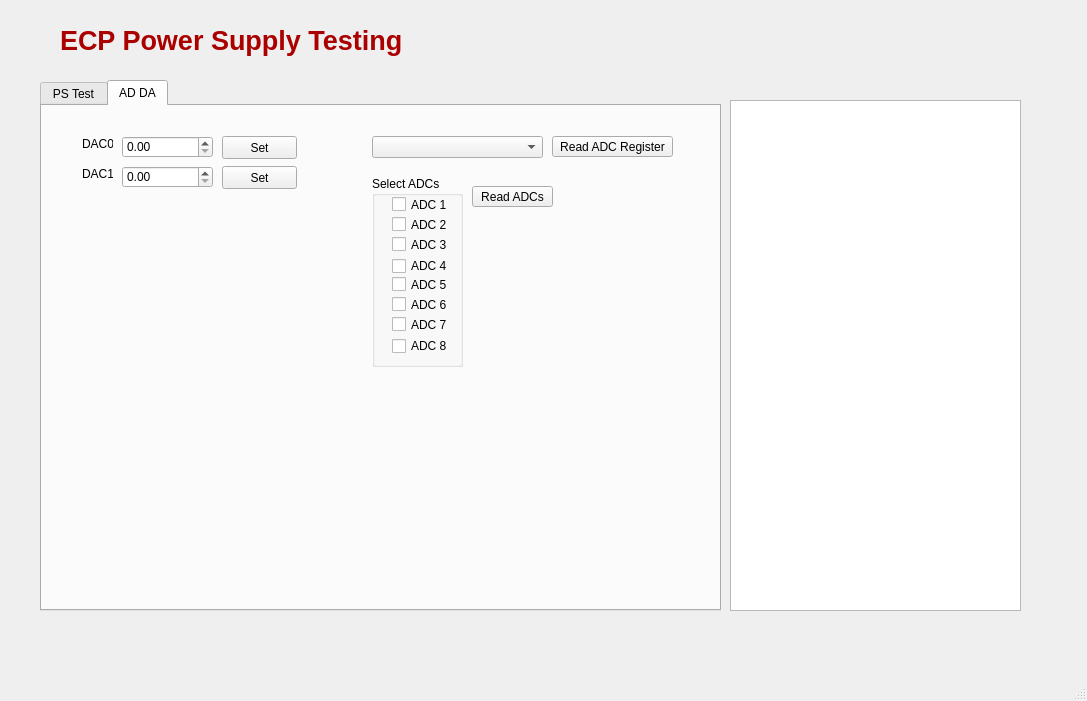
<?xml version="1.0" encoding="UTF-8"?>
<ui version="4.0">
 <class>MainWindow</class>
 <widget class="QMainWindow" name="MainWindow">
  <property name="geometry">
   <rect>
    <x>0</x>
    <y>0</y>
    <width>1087</width>
    <height>701</height>
   </rect>
  </property>
  <property name="windowTitle">
   <string>MainWindow</string>
  </property>
  <widget class="QWidget" name="centralwidget">
   <widget class="QLabel" name="label_9">
    <property name="geometry">
     <rect>
      <x>60</x>
      <y>20</y>
      <width>471</width>
      <height>41</height>
     </rect>
    </property>
    <property name="text">
     <string>&lt;html&gt;&lt;head/&gt;&lt;body&gt;&lt;p&gt;&lt;span style=&quot; font-size:20pt; font-weight:600; color:#aa0000;&quot;&gt;ECP Power Supply Testing&lt;/span&gt;&lt;/p&gt;&lt;/body&gt;&lt;/html&gt;</string>
    </property>
    <property name="alignment">
     <set>Qt::AlignLeading|Qt::AlignLeft|Qt::AlignVCenter</set>
    </property>
   </widget>
   <widget class="QTabWidget" name="tabWidget">
    <property name="geometry">
     <rect>
      <x>40</x>
      <y>80</y>
      <width>681</width>
      <height>531</height>
     </rect>
    </property>
    <property name="tabPosition">
     <enum>QTabWidget::North</enum>
    </property>
    <property name="currentIndex">
     <number>1</number>
    </property>
    <widget class="QWidget" name="ps_test_tab">
     <attribute name="title">
      <string>PS Test</string>
     </attribute>
     <widget class="QLabel" name="label_8">
      <property name="geometry">
       <rect>
        <x>400</x>
        <y>280</y>
        <width>121</width>
        <height>20</height>
       </rect>
      </property>
      <property name="text">
       <string>&lt;html&gt;&lt;head/&gt;&lt;body&gt;&lt;p&gt;Bias Out Reading:&lt;/p&gt;&lt;/body&gt;&lt;/html&gt;</string>
      </property>
      <property name="alignment">
       <set>Qt::AlignRight|Qt::AlignTrailing|Qt::AlignVCenter</set>
      </property>
     </widget>
     <widget class="QLabel" name="lbl5p0a">
      <property name="geometry">
       <rect>
        <x>260</x>
        <y>250</y>
        <width>81</width>
        <height>21</height>
       </rect>
      </property>
      <property name="frameShape">
       <enum>QFrame::WinPanel</enum>
      </property>
      <property name="frameShadow">
       <enum>QFrame::Sunken</enum>
      </property>
      <property name="lineWidth">
       <number>3</number>
      </property>
      <property name="text">
       <string>.51A</string>
      </property>
      <property name="textFormat">
       <enum>Qt::PlainText</enum>
      </property>
     </widget>
     <widget class="QGroupBox" name="groupBox">
      <property name="geometry">
       <rect>
        <x>40</x>
        <y>60</y>
        <width>321</width>
        <height>80</height>
       </rect>
      </property>
      <property name="title">
       <string>28V Primary Supply</string>
      </property>
      <widget class="QDoubleSpinBox" name="spinPriStartVolt">
       <property name="geometry">
        <rect>
         <x>10</x>
         <y>40</y>
         <width>91</width>
         <height>22</height>
        </rect>
       </property>
       <property name="minimum">
        <double>18.000000000000000</double>
       </property>
       <property name="maximum">
        <double>40.000000000000000</double>
       </property>
       <property name="singleStep">
        <double>0.025000000000000</double>
       </property>
      </widget>
      <widget class="QDoubleSpinBox" name="spinPriEndVolt">
       <property name="geometry">
        <rect>
         <x>120</x>
         <y>40</y>
         <width>81</width>
         <height>22</height>
        </rect>
       </property>
       <property name="minimum">
        <double>18.000000000000000</double>
       </property>
       <property name="maximum">
        <double>40.000000000000000</double>
       </property>
       <property name="singleStep">
        <double>0.025000000000000</double>
       </property>
       <property name="value">
        <double>40.000000000000000</double>
       </property>
      </widget>
      <widget class="QDoubleSpinBox" name="spinPriVoltInc">
       <property name="geometry">
        <rect>
         <x>220</x>
         <y>40</y>
         <width>71</width>
         <height>22</height>
        </rect>
       </property>
       <property name="minimum">
        <double>0.010000000000000</double>
       </property>
       <property name="maximum">
        <double>2.000000000000000</double>
       </property>
       <property name="value">
        <double>2.000000000000000</double>
       </property>
      </widget>
      <widget class="QLabel" name="sblPriStartVolt_2">
       <property name="geometry">
        <rect>
         <x>120</x>
         <y>20</y>
         <width>91</width>
         <height>16</height>
        </rect>
       </property>
       <property name="text">
        <string>Ending Voltage</string>
       </property>
      </widget>
      <widget class="QLabel" name="sblPriStartVolt_3">
       <property name="geometry">
        <rect>
         <x>220</x>
         <y>20</y>
         <width>71</width>
         <height>16</height>
        </rect>
       </property>
       <property name="text">
        <string>Increment</string>
       </property>
      </widget>
      <widget class="QLabel" name="sblPriStartVolt_4">
       <property name="geometry">
        <rect>
         <x>10</x>
         <y>20</y>
         <width>101</width>
         <height>20</height>
        </rect>
       </property>
       <property name="text">
        <string>Starting Voltage</string>
       </property>
      </widget>
     </widget>
     <widget class="QLabel" name="label_7">
      <property name="geometry">
       <rect>
        <x>380</x>
        <y>250</y>
        <width>141</width>
        <height>20</height>
       </rect>
      </property>
      <property name="text">
       <string>&lt;html&gt;&lt;head/&gt;&lt;body&gt;&lt;p&gt;ESA Out Reading:&lt;/p&gt;&lt;/body&gt;&lt;/html&gt;</string>
      </property>
      <property name="alignment">
       <set>Qt::AlignRight|Qt::AlignTrailing|Qt::AlignVCenter</set>
      </property>
     </widget>
     <widget class="QSpinBox" name="spinBox">
      <property name="geometry">
       <rect>
        <x>400</x>
        <y>100</y>
        <width>91</width>
        <height>22</height>
       </rect>
      </property>
      <property name="minimum">
       <number>50</number>
      </property>
      <property name="maximum">
       <number>100</number>
      </property>
      <property name="value">
       <number>90</number>
      </property>
     </widget>
     <widget class="QLabel" name="label">
      <property name="geometry">
       <rect>
        <x>26</x>
        <y>220</y>
        <width>141</width>
        <height>20</height>
       </rect>
      </property>
      <property name="text">
       <string>+3.3V Supply Reading:</string>
      </property>
      <property name="alignment">
       <set>Qt::AlignRight|Qt::AlignTrailing|Qt::AlignVCenter</set>
      </property>
     </widget>
     <widget class="QLabel" name="label_6">
      <property name="geometry">
       <rect>
        <x>380</x>
        <y>220</y>
        <width>151</width>
        <height>20</height>
       </rect>
      </property>
      <property name="text">
       <string>&lt;html&gt;&lt;head/&gt;&lt;body&gt;&lt;p&gt;MCP Neg Out Reading:&lt;/p&gt;&lt;/body&gt;&lt;/html&gt;</string>
      </property>
      <property name="alignment">
       <set>Qt::AlignRight|Qt::AlignTrailing|Qt::AlignVCenter</set>
      </property>
     </widget>
     <widget class="QLabel" name="lbl12v">
      <property name="geometry">
       <rect>
        <x>170</x>
        <y>280</y>
        <width>81</width>
        <height>21</height>
       </rect>
      </property>
      <property name="frameShape">
       <enum>QFrame::WinPanel</enum>
      </property>
      <property name="frameShadow">
       <enum>QFrame::Sunken</enum>
      </property>
      <property name="lineWidth">
       <number>3</number>
      </property>
      <property name="text">
       <string>12.23V</string>
      </property>
      <property name="textFormat">
       <enum>Qt::PlainText</enum>
      </property>
     </widget>
     <widget class="QLabel" name="lbl12va">
      <property name="geometry">
       <rect>
        <x>260</x>
        <y>280</y>
        <width>81</width>
        <height>21</height>
       </rect>
      </property>
      <property name="frameShape">
       <enum>QFrame::WinPanel</enum>
      </property>
      <property name="frameShadow">
       <enum>QFrame::Sunken</enum>
      </property>
      <property name="lineWidth">
       <number>3</number>
      </property>
      <property name="text">
       <string>.12A</string>
      </property>
      <property name="textFormat">
       <enum>Qt::PlainText</enum>
      </property>
     </widget>
     <widget class="QGroupBox" name="groupBox_2">
      <property name="geometry">
       <rect>
        <x>10</x>
        <y>170</y>
        <width>351</width>
        <height>151</height>
       </rect>
      </property>
      <property name="title">
       <string>Secondary Supplies</string>
      </property>
     </widget>
     <widget class="QLabel" name="lblBias">
      <property name="geometry">
       <rect>
        <x>540</x>
        <y>280</y>
        <width>81</width>
        <height>21</height>
       </rect>
      </property>
      <property name="frameShape">
       <enum>QFrame::WinPanel</enum>
      </property>
      <property name="frameShadow">
       <enum>QFrame::Sunken</enum>
      </property>
      <property name="lineWidth">
       <number>3</number>
      </property>
      <property name="text">
       <string>200V</string>
      </property>
      <property name="textFormat">
       <enum>Qt::PlainText</enum>
      </property>
     </widget>
     <widget class="QLabel" name="sblPriStartVolt">
      <property name="geometry">
       <rect>
        <x>400</x>
        <y>80</y>
        <width>141</width>
        <height>16</height>
       </rect>
      </property>
      <property name="text">
       <string>HV Clock Drive (KHz)</string>
      </property>
     </widget>
     <widget class="QLabel" name="lbl1p5v">
      <property name="geometry">
       <rect>
        <x>170</x>
        <y>190</y>
        <width>81</width>
        <height>21</height>
       </rect>
      </property>
      <property name="frameShape">
       <enum>QFrame::WinPanel</enum>
      </property>
      <property name="frameShadow">
       <enum>QFrame::Sunken</enum>
      </property>
      <property name="lineWidth">
       <number>3</number>
      </property>
      <property name="text">
       <string>1.50V</string>
      </property>
      <property name="textFormat">
       <enum>Qt::PlainText</enum>
      </property>
     </widget>
     <widget class="QLabel" name="lblEsa">
      <property name="geometry">
       <rect>
        <x>540</x>
        <y>250</y>
        <width>81</width>
        <height>21</height>
       </rect>
      </property>
      <property name="frameShape">
       <enum>QFrame::WinPanel</enum>
      </property>
      <property name="frameShadow">
       <enum>QFrame::Sunken</enum>
      </property>
      <property name="lineWidth">
       <number>3</number>
      </property>
      <property name="text">
       <string>300V</string>
      </property>
      <property name="textFormat">
       <enum>Qt::PlainText</enum>
      </property>
     </widget>
     <widget class="QLabel" name="lbl5p0v">
      <property name="geometry">
       <rect>
        <x>170</x>
        <y>250</y>
        <width>81</width>
        <height>21</height>
       </rect>
      </property>
      <property name="frameShape">
       <enum>QFrame::WinPanel</enum>
      </property>
      <property name="frameShadow">
       <enum>QFrame::Sunken</enum>
      </property>
      <property name="lineWidth">
       <number>3</number>
      </property>
      <property name="text">
       <string>4.95V</string>
      </property>
      <property name="textFormat">
       <enum>Qt::PlainText</enum>
      </property>
     </widget>
     <widget class="QLabel" name="lbl3p3a">
      <property name="geometry">
       <rect>
        <x>260</x>
        <y>220</y>
        <width>81</width>
        <height>21</height>
       </rect>
      </property>
      <property name="frameShape">
       <enum>QFrame::WinPanel</enum>
      </property>
      <property name="frameShadow">
       <enum>QFrame::Sunken</enum>
      </property>
      <property name="lineWidth">
       <number>3</number>
      </property>
      <property name="text">
       <string>1.32A</string>
      </property>
      <property name="textFormat">
       <enum>Qt::PlainText</enum>
      </property>
     </widget>
     <widget class="QLabel" name="lbl1p5a">
      <property name="geometry">
       <rect>
        <x>260</x>
        <y>190</y>
        <width>81</width>
        <height>21</height>
       </rect>
      </property>
      <property name="frameShape">
       <enum>QFrame::WinPanel</enum>
      </property>
      <property name="frameShadow">
       <enum>QFrame::Sunken</enum>
      </property>
      <property name="lineWidth">
       <number>3</number>
      </property>
      <property name="text">
       <string>0.05A</string>
      </property>
      <property name="textFormat">
       <enum>Qt::PlainText</enum>
      </property>
     </widget>
     <widget class="QLabel" name="lblMcpPosOut">
      <property name="geometry">
       <rect>
        <x>540</x>
        <y>190</y>
        <width>81</width>
        <height>21</height>
       </rect>
      </property>
      <property name="frameShape">
       <enum>QFrame::WinPanel</enum>
      </property>
      <property name="frameShadow">
       <enum>QFrame::Sunken</enum>
      </property>
      <property name="lineWidth">
       <number>3</number>
      </property>
      <property name="text">
       <string>200V</string>
      </property>
      <property name="textFormat">
       <enum>Qt::PlainText</enum>
      </property>
     </widget>
     <widget class="QLabel" name="label_4">
      <property name="geometry">
       <rect>
        <x>26</x>
        <y>280</y>
        <width>141</width>
        <height>20</height>
       </rect>
      </property>
      <property name="text">
       <string>+12V Supply Reading:</string>
      </property>
      <property name="alignment">
       <set>Qt::AlignRight|Qt::AlignTrailing|Qt::AlignVCenter</set>
      </property>
     </widget>
     <widget class="QLabel" name="lblMcpNegOut">
      <property name="geometry">
       <rect>
        <x>540</x>
        <y>220</y>
        <width>81</width>
        <height>21</height>
       </rect>
      </property>
      <property name="frameShape">
       <enum>QFrame::WinPanel</enum>
      </property>
      <property name="frameShadow">
       <enum>QFrame::Sunken</enum>
      </property>
      <property name="lineWidth">
       <number>3</number>
      </property>
      <property name="text">
       <string>3500V</string>
      </property>
      <property name="textFormat">
       <enum>Qt::PlainText</enum>
      </property>
     </widget>
     <widget class="QPushButton" name="btnStartScan">
      <property name="geometry">
       <rect>
        <x>450</x>
        <y>350</y>
        <width>75</width>
        <height>23</height>
       </rect>
      </property>
      <property name="text">
       <string>Start Test</string>
      </property>
     </widget>
     <widget class="QLabel" name="lbl3p3v">
      <property name="geometry">
       <rect>
        <x>170</x>
        <y>220</y>
        <width>81</width>
        <height>21</height>
       </rect>
      </property>
      <property name="frameShape">
       <enum>QFrame::WinPanel</enum>
      </property>
      <property name="frameShadow">
       <enum>QFrame::Sunken</enum>
      </property>
      <property name="lineWidth">
       <number>3</number>
      </property>
      <property name="text">
       <string>3.31V</string>
      </property>
      <property name="textFormat">
       <enum>Qt::PlainText</enum>
      </property>
     </widget>
     <widget class="QLabel" name="label_5">
      <property name="geometry">
       <rect>
        <x>380</x>
        <y>190</y>
        <width>151</width>
        <height>20</height>
       </rect>
      </property>
      <property name="text">
       <string>&lt;html&gt;&lt;head/&gt;&lt;body&gt;&lt;p&gt;MCP Pos Out Reading:&lt;/p&gt;&lt;/body&gt;&lt;/html&gt;</string>
      </property>
      <property name="alignment">
       <set>Qt::AlignRight|Qt::AlignTrailing|Qt::AlignVCenter</set>
      </property>
     </widget>
     <widget class="QLabel" name="label_2">
      <property name="geometry">
       <rect>
        <x>26</x>
        <y>190</y>
        <width>141</width>
        <height>20</height>
       </rect>
      </property>
      <property name="text">
       <string>+1.5V Supply Reading:</string>
      </property>
      <property name="alignment">
       <set>Qt::AlignRight|Qt::AlignTrailing|Qt::AlignVCenter</set>
      </property>
     </widget>
     <widget class="QLabel" name="label_3">
      <property name="geometry">
       <rect>
        <x>26</x>
        <y>250</y>
        <width>141</width>
        <height>20</height>
       </rect>
      </property>
      <property name="text">
       <string>+5V Supply Reading:</string>
      </property>
      <property name="alignment">
       <set>Qt::AlignRight|Qt::AlignTrailing|Qt::AlignVCenter</set>
      </property>
     </widget>
    </widget>
    <widget class="QWidget" name="adda_tab">
     <attribute name="title">
      <string>AD DA</string>
     </attribute>
     <widget class="QDoubleSpinBox" name="spinDacOut1">
      <property name="geometry">
       <rect>
        <x>80</x>
        <y>30</y>
        <width>91</width>
        <height>22</height>
       </rect>
      </property>
      <property name="minimum">
       <double>0.000000000000000</double>
      </property>
      <property name="maximum">
       <double>5.000000000000000</double>
      </property>
      <property name="singleStep">
       <double>0.025000000000000</double>
      </property>
      <property name="value">
       <double>0.000000000000000</double>
      </property>
     </widget>
     <widget class="QPushButton" name="btnSetDacOut1">
      <property name="geometry">
       <rect>
        <x>180</x>
        <y>30</y>
        <width>75</width>
        <height>23</height>
       </rect>
      </property>
      <property name="text">
       <string>Set</string>
      </property>
     </widget>
     <widget class="QPushButton" name="btnSetDacOut2">
      <property name="geometry">
       <rect>
        <x>180</x>
        <y>60</y>
        <width>75</width>
        <height>23</height>
       </rect>
      </property>
      <property name="text">
       <string>Set</string>
      </property>
     </widget>
     <widget class="QDoubleSpinBox" name="spinDacOut2">
      <property name="geometry">
       <rect>
        <x>80</x>
        <y>60</y>
        <width>91</width>
        <height>22</height>
       </rect>
      </property>
      <property name="minimum">
       <double>0.000000000000000</double>
      </property>
      <property name="maximum">
       <double>5.000000000000000</double>
      </property>
      <property name="singleStep">
       <double>0.025000000000000</double>
      </property>
      <property name="value">
       <double>0.000000000000000</double>
      </property>
     </widget>
     <widget class="QPushButton" name="btnReadAdcRegister">
      <property name="geometry">
       <rect>
        <x>510</x>
        <y>30</y>
        <width>121</width>
        <height>21</height>
       </rect>
      </property>
      <property name="text">
       <string>Read ADC Register</string>
      </property>
     </widget>
     <widget class="QComboBox" name="cboAdcRegisters">
      <property name="geometry">
       <rect>
        <x>330</x>
        <y>30</y>
        <width>171</width>
        <height>22</height>
       </rect>
      </property>
     </widget>
     <widget class="QGroupBox" name="grpAdcs">
      <property name="geometry">
       <rect>
        <x>330</x>
        <y>70</y>
        <width>91</width>
        <height>191</height>
       </rect>
      </property>
      <property name="title">
       <string>Select ADCs</string>
      </property>
      <property name="checkable">
       <bool>false</bool>
      </property>
      <widget class="QCheckBox" name="chkAdc1">
       <property name="geometry">
        <rect>
         <x>20</x>
         <y>20</y>
         <width>70</width>
         <height>17</height>
        </rect>
       </property>
       <property name="text">
        <string>ADC 1</string>
       </property>
      </widget>
      <widget class="QCheckBox" name="chkAdc2">
       <property name="geometry">
        <rect>
         <x>20</x>
         <y>40</y>
         <width>70</width>
         <height>17</height>
        </rect>
       </property>
       <property name="text">
        <string>ADC 2</string>
       </property>
      </widget>
      <widget class="QCheckBox" name="chkAdc3">
       <property name="geometry">
        <rect>
         <x>20</x>
         <y>60</y>
         <width>70</width>
         <height>17</height>
        </rect>
       </property>
       <property name="text">
        <string>ADC 3</string>
       </property>
      </widget>
      <widget class="QCheckBox" name="chkAdc4">
       <property name="geometry">
        <rect>
         <x>20</x>
         <y>80</y>
         <width>71</width>
         <height>20</height>
        </rect>
       </property>
       <property name="text">
        <string>ADC 4</string>
       </property>
      </widget>
      <widget class="QCheckBox" name="chkAdc8">
       <property name="geometry">
        <rect>
         <x>20</x>
         <y>160</y>
         <width>71</width>
         <height>20</height>
        </rect>
       </property>
       <property name="text">
        <string>ADC 8</string>
       </property>
      </widget>
      <widget class="QCheckBox" name="chkAdc5">
       <property name="geometry">
        <rect>
         <x>20</x>
         <y>100</y>
         <width>70</width>
         <height>17</height>
        </rect>
       </property>
       <property name="text">
        <string>ADC 5</string>
       </property>
      </widget>
      <widget class="QCheckBox" name="chkAdc7">
       <property name="geometry">
        <rect>
         <x>20</x>
         <y>140</y>
         <width>70</width>
         <height>17</height>
        </rect>
       </property>
       <property name="text">
        <string>ADC 7</string>
       </property>
      </widget>
      <widget class="QCheckBox" name="chkAdc6">
       <property name="geometry">
        <rect>
         <x>20</x>
         <y>120</y>
         <width>70</width>
         <height>17</height>
        </rect>
       </property>
       <property name="text">
        <string>ADC 6</string>
       </property>
      </widget>
     </widget>
     <widget class="QPushButton" name="btnReadAdcs">
      <property name="geometry">
       <rect>
        <x>430</x>
        <y>80</y>
        <width>81</width>
        <height>21</height>
       </rect>
      </property>
      <property name="text">
       <string>Read ADCs</string>
      </property>
     </widget>
     <widget class="QLabel" name="lblDac0">
      <property name="geometry">
       <rect>
        <x>40</x>
        <y>30</y>
        <width>31</width>
        <height>16</height>
       </rect>
      </property>
      <property name="text">
       <string>DAC0</string>
      </property>
     </widget>
     <widget class="QLabel" name="lblDac1">
      <property name="geometry">
       <rect>
        <x>40</x>
        <y>60</y>
        <width>31</width>
        <height>16</height>
       </rect>
      </property>
      <property name="text">
       <string>DAC1</string>
      </property>
     </widget>
    </widget>
   </widget>
   <widget class="QTextBrowser" name="txtDisplay">
    <property name="geometry">
     <rect>
      <x>730</x>
      <y>100</y>
      <width>291</width>
      <height>511</height>
     </rect>
    </property>
   </widget>
  </widget>
  <widget class="QMenuBar" name="menubar">
   <property name="geometry">
    <rect>
     <x>0</x>
     <y>0</y>
     <width>1087</width>
     <height>21</height>
    </rect>
   </property>
  </widget>
  <widget class="QStatusBar" name="statusbar"/>
 </widget>
 <resources/>
 <connections/>
</ui>
